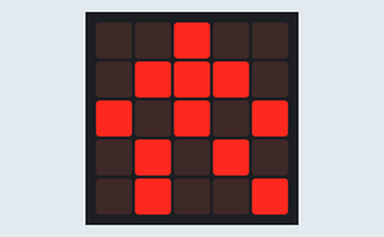
The program below on a simulated BBC micro:bit (MakeCode). On the bench: the board's 5×5 LED display. At 10.4 s the program stops and its outputs stay as they are.

Above: at 0.1 s.
At 2.9 s:
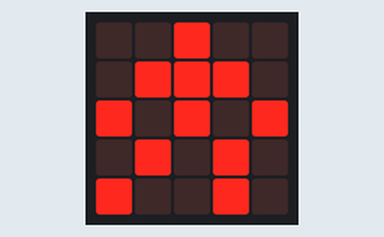
At 4.3 s:
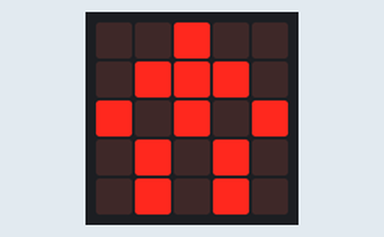
At 10.1 s:
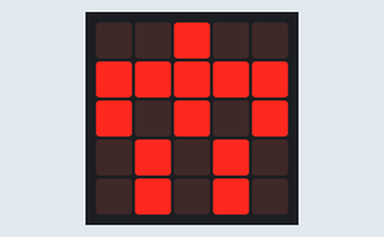

The program:

main.ts
```typescript
function 間隔 () {
    if (input.runningTime() >= 8000) {
        basic.showLeds(`
            . . . . .
            . . . . .
            . . . . .
            . . . . .
            . . . . .
            `)
    } else if (input.runningTime() >= 5000) {
        Time = 0
    }
    basic.pause(Time)
}
let Time = 0
Time = 1000
while (input.runningTime() < 10000) {
    basic.showLeds(`
        . . # . .
        . # # # .
        # . # . #
        . # . # .
        . # . . #
        `)
    間隔()
    basic.showLeds(`
        . . # . .
        . # # # .
        # . # . #
        . # . # .
        . # . # .
        `)
    間隔()
    basic.showLeds(`
        . . # . .
        . # # # .
        # . # . #
        . # . # .
        # . . # .
        `)
    間隔()
    basic.showLeds(`
        . . # . .
        . # # # .
        # . # . #
        . # . # .
        . # . # .
        `)
    間隔()
}
basic.showLeds(`
    . . # . .
    # # # # #
    # . # . #
    . # . # .
    . # . # .
    `)
```

test.ts
```typescript
// 在這裡測試；當此封包作為擴充功能時，將不會編譯此內容。
```

Measured:
- what the display in image 1 shows lasts 1.4 s, from 2.8 s to 4.2 s
